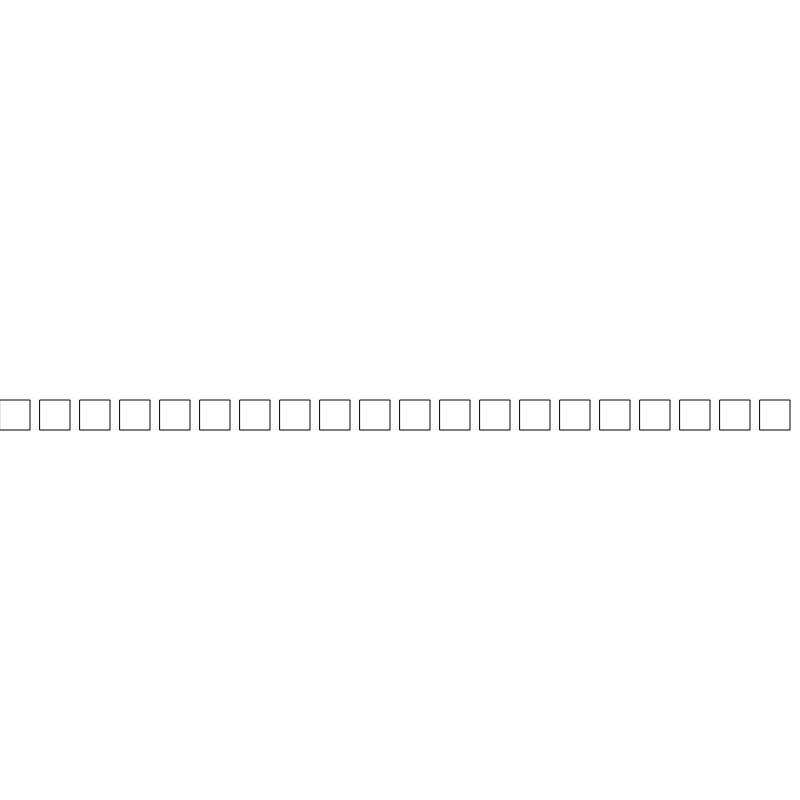
Frame 1 (no input)
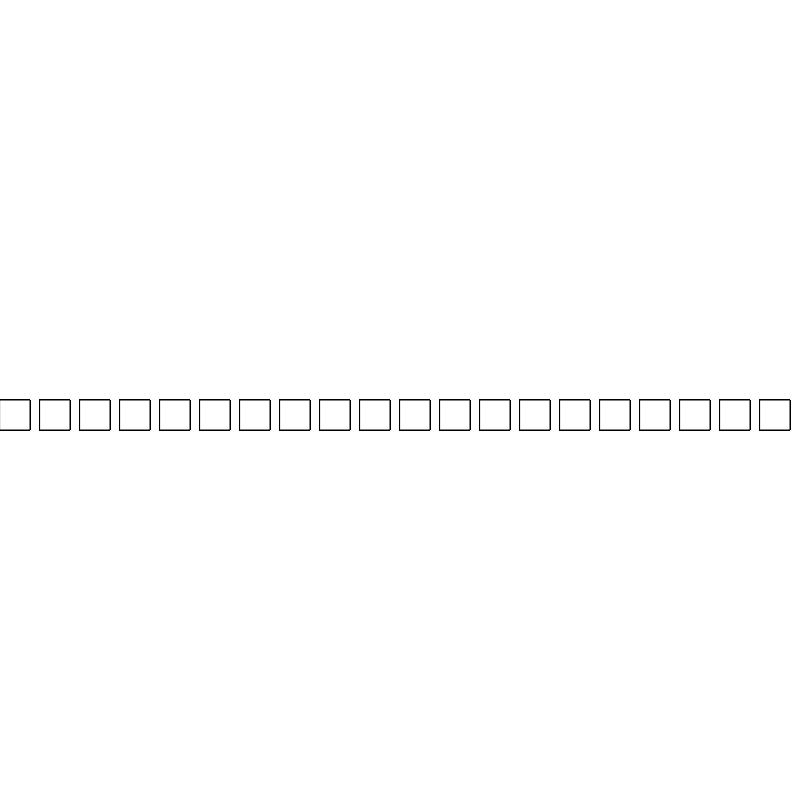
Frame 60 (no input)
Frame 120 (the mouse pressed at the canvas centre since frame 60): identical to frame 60, image omitted

The p5.js sketch that drew these frames (run headless with seeded random() and noise() and a simulated clock; from frame 60 on, the mouse is pressed at the canvas centre):

// p5.js sketch
// ── sketch.js
function setup() {
  createCanvas(800,800);
}

function draw() {
  var posX = 0;
  while(posX < width){
    rect(posX, height/2, 30, 30);
     posX = posX + 40;
  }
}
